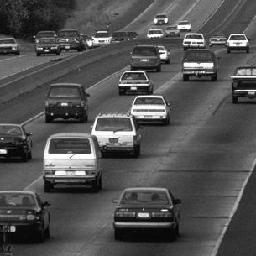
#> input picture hw2/hw2_data/Problem3/train-10/Highway/image_0028.jpg, 256 x 256 px
$ jupyter execute --allow-errors problem3.ipynb
#> lines starting #> are read from the running program, lines starting #| are printed output that depends on the picture
[cell 1]
import re
import cv2
import glob
import numpy as np
import matplotlib.pyplot as plt
from functools import reduce
from mpl_toolkits.mplot3d import Axes3D
from sklearn.cluster import KMeans
from sklearn.decomposition import PCA
from sklearn.preprocessing import normalize
from sklearn.metrics import accuracy_score
from sklearn.neighbors import DistanceMetric, KNeighborsClassifier

[cell 2]
def compute_descriptors(data):
    label_name = ['Coast', 'Forest', 'Highway', 'Mountain', 'Suburb']
    surf = cv2.xfeatures2d.SURF_create()
    all_descriptors=[]
    nb_descriptors=[]
    label=[]
    for i in data:
        im = cv2.imread(i)
        k=re.split(r'[.\\_]',i)
        label.append(label_name.index(k[-4]))
        gray = cv2.cvtColor(im, cv2.COLOR_BGR2GRAY)

        (kps, descs) = surf.detectAndCompute(gray, None)
        #print("# kps: {}, descriptors: {}".format(len(kps), descs.shape))

        all_descriptors.extend(descs)
        nb_descriptors.append(len(kps))
    return(all_descriptors, nb_descriptors, np.array(label))

[cell 3]
def Hard_Sum(matrix):
    hard_sum_matrix=[]
    for i in matrix:
        new_=np.zeros(len(i))
        new_[list(i).index(max(i))] = 1
        hard_sum_matrix.append(new_)
    return np.array(reduce(lambda x, y: sum([x, y]), hard_sum_matrix))

[cell 4]
def Soft_Sum(matrix):
    return np.array(reduce(lambda x, y: sum([x, y]), matrix))

[cell 5]
def Soft_Max(matrix):
    new_=np.zeros(len(matrix[0]))
    for i in range(len(matrix[0])):
        new_[i]=max(matrix[:,i])
    return(new_)

[cell 6]
def bow_feature(distance_matrix, nb_descriptors, strategy):
    idx=0
    all_img_bow=[]

    for nb in nb_descriptors:
        img_bow = strategy(distance_matrix[idx:idx+nb])
        all_img_bow.append(img_bow)
        idx+=nb
    return(np.array(all_img_bow))

[cell 7]
image = cv2.imread('hw2_data/Problem3/train-10/Highway/image_0028.jpg')
#> image is the input picture: shape (256, 256, 3); min 0, max 255, mean 80.8
gray = cv2.cvtColor(image, cv2.COLOR_BGR2GRAY)
print(gray.shape, type(gray))
#| (256, 256) <class 'numpy.ndarray'>
#> (the rest of this cell did not finish here and is left out)

[cell 8]
data = glob.glob('hw2_data/Problem3/train-10/*/*.jpg')
#> (the rest of this cell did not finish here and is left out)

#> (a cell that did not finish here is left out)

[cell 10]
pca = PCA(n_components=3)
#> (the rest of this cell did not finish here and is left out)

[cell 11]
class_sample=[]
#> (the rest of this cell did not finish here and is left out)

[cell 12]
from numpy.random import rand
fig, ax = plt.subplots()
for color in ['red', 'green', 'blue']:
    n = 750
    x, y = rand(2, n)
    scale = 200.0 * rand(n)
    ax.scatter(x, y, c=color, s=scale, label=color,
               alpha=0.3, edgecolors='none')

ax.legend()
ax.grid(True)

plt.show()
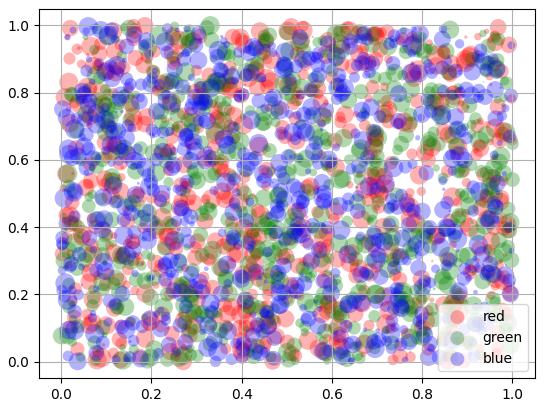
#> figure drawn by matplotlib, 1 panel
